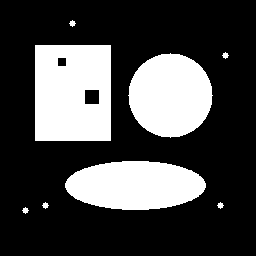
#> input picture assets/sample_images/sample_binary.png, 256 x 256 px
$ python thinning.py
#> lines starting #> are read from the running program, lines starting #| are printed output that depends on the picture; after the words box and inside, x2 and y2 are one past the last pixel; in counts of white or black regions, pixels touching at a corner belong together
### examples/07_binary_image_processing/_utils.py
"""Shared helpers for chapter 7 binary image processing examples."""

from __future__ import annotations

import argparse
from pathlib import Path

import cv2
import numpy as np


ROOT = Path(__file__).resolve().parents[2]
SAMPLE_BINARY = ROOT / "assets" / "sample_images" / "sample_binary.png"
DEFAULT_OUTPUT_DIR = ROOT / "examples" / "output"


def ensure_sample() -> None:
    if SAMPLE_BINARY.exists():
        return
    SAMPLE_BINARY.parent.mkdir(parents=True, exist_ok=True)
    image = np.zeros((256, 256), dtype=np.uint8)
    cv2.rectangle(image, (35, 45), (110, 140), 255, -1)
    cv2.circle(image, (170, 95), 42, 255, -1)
    cv2.ellipse(image, (135, 185), (70, 24), 0, 0, 360, 255, -1)
    image[58:66, 58:66] = 0
    image[90:104, 85:99] = 0
    for x, y in [(25, 210), (45, 205), (225, 55), (220, 205), (72, 23)]:
        cv2.circle(image, (x, y), 3, 255, -1)
    cv2.imwrite(str(SAMPLE_BINARY), image)


def add_common_arguments(parser: argparse.ArgumentParser, output_name: str) -> None:
    parser.add_argument("--input", type=Path, default=SAMPLE_BINARY, help="input binary image path")
    parser.add_argument(
        "--output",
        type=Path,
        default=DEFAULT_OUTPUT_DIR / output_name,
        help="output image path",
    )


def read_binary(path: Path) -> tuple[np.ndarray, Path]:
    ensure_sample()
    image = cv2.imread(str(path), cv2.IMREAD_GRAYSCALE)
#> image: shape (256, 256); 27.7% white; 8 white regions, largest, box (x1, y1, x2, y2) and area: (35, 45, 111, 141) 7036, (128, 53, 213, 138) 5525, (65, 161, 206, 210) 5425
    if image is None:
        raise FileNotFoundError(path)
    _, binary = cv2.threshold(image, 0, 255, cv2.THRESH_BINARY + cv2.THRESH_OTSU)
    return binary, path


# [5 lines left out: function kernel, not called in this run]


def save_image(path: Path, image: np.ndarray) -> Path:
    path.parent.mkdir(parents=True, exist_ok=True)
    cv2.imwrite(str(path), image)
    return path


def print_result(source: Path, operation: str, output: Path) -> None:
    print(f"source={source}")
    print(f"operation={operation}")
    print(f"output={output}")

### examples/07_binary_image_processing/thinning.py
"""Chapter 7.5 thinning.

Run:
    python examples/07_binary_image_processing/thinning.py --max-iterations 80
"""

from __future__ import annotations

import argparse

import numpy as np

from _utils import add_common_arguments, print_result, read_binary, save_image


def _transitions(neighbors: list[int]) -> int:
    return sum((neighbors[i] == 0 and neighbors[(i + 1) % 8] == 1) for i in range(8))


def thin_binary(image: np.ndarray, max_iterations: int = 80) -> np.ndarray:
#> called with max_iterations = 80
    binary = (image > 0).astype(np.uint8)
    for _ in range(int(max_iterations)):
        changed = False
        for step in (0, 1):
            remove: list[tuple[int, int]] = []
            for y in range(1, binary.shape[0] - 1):
                for x in range(1, binary.shape[1] - 1):
                    if binary[y, x] == 0:
                        continue
                    p2 = binary[y - 1, x]
                    p3 = binary[y - 1, x + 1]
                    p4 = binary[y, x + 1]
                    p5 = binary[y + 1, x + 1]
                    p6 = binary[y + 1, x]
                    p7 = binary[y + 1, x - 1]
                    p8 = binary[y, x - 1]
                    p9 = binary[y - 1, x - 1]
                    neighbors = [p2, p3, p4, p5, p6, p7, p8, p9]
                    count = int(sum(neighbors))
                    if not (2 <= count <= 6) or _transitions(neighbors) != 1:
                        continue
                    if step == 0 and p2 * p4 * p6 == 0 and p4 * p6 * p8 == 0:
                        remove.append((x, y))
                    if step == 1 and p2 * p4 * p8 == 0 and p2 * p6 * p8 == 0:
                        remove.append((x, y))
            if remove:
                changed = True
                for x, y in remove:
                    binary[y, x] = 0
        if not changed:
            break
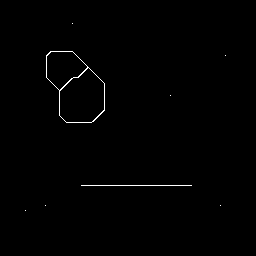
#> binary: shape (256, 256); values 0 (black) and 1 (white), 0.57% white in thin lines or dots, all inside (x1, y1, x2, y2) = (25, 23, 226, 211)
#> after the loop, remove = []
    return (binary * 255).astype(np.uint8)


def main() -> None:
    parser = argparse.ArgumentParser(description="Zhang-Suen style binary thinning.")
    add_common_arguments(parser, "ch07_thinning.png")
    parser.add_argument("--max-iterations", type=int, default=80)
    args = parser.parse_args()

    image, source = read_binary(args.input)
    result = thin_binary(image, max_iterations=args.max_iterations)
    output = save_image(args.output, result)
    print_result(source, "thin_binary", output)


if __name__ == "__main__":
    main()
